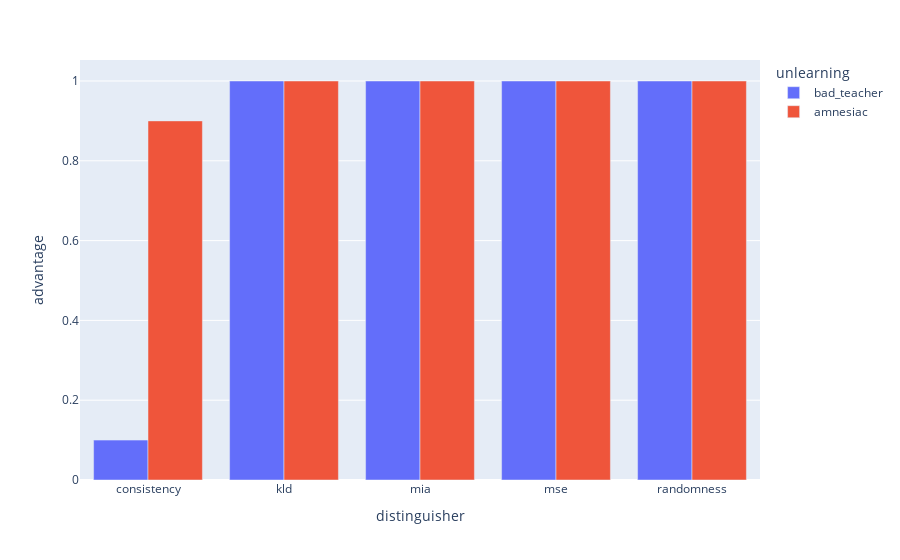

Notebook source saved alongside this figure:
### Code cell
import plotly.express as px
fig = px.bar(graph_df, x="distinguisher", y="advantage", 
                color="unlearning", barmode="group")
fig.show()

### Figure 1 — Plotly figure (JSON) as saved in the notebook; plotly's stock layout.template omitted (floating-point values rounded to 4 significant figures)
{"data": [{"alignmentgroup": "True", "hovertemplate": "unlearning=bad_teacher<br>distinguisher=%{x}<br>advantage=%{y}<extra></extra>", "legendgroup": "bad_teacher", "marker": {"color": "#636efa", "pattern": {"shape": ""}}, "name": "bad_teacher", "offsetgroup": "bad_teacher", "orientation": "v", "showlegend": true, "textposition": "auto", "type": "bar", "x": ["consistency", "kld", "mia", "mse", "randomness"], "xaxis": "x", "y": [0.1, 1, 1, 1, 1], "yaxis": "y"}, {"alignmentgroup": "True", "hovertemplate": "unlearning=amnesiac<br>distinguisher=%{x}<br>advantage=%{y}<extra></extra>", "legendgroup": "amnesiac", "marker": {"color": "#EF553B", "pattern": {"shape": ""}}, "name": "amnesiac", "offsetgroup": "amnesiac", "orientation": "v", "showlegend": true, "textposition": "auto", "type": "bar", "x": ["consistency", "kld", "mia", "mse", "randomness"], "xaxis": "x", "y": [0.9, 1, 1, 1, 1], "yaxis": "y"}], "layout": {"barmode": "group", "legend": {"title": {"text": "unlearning"}, "tracegroupgap": 0}, "margin": {"t": 60}, "xaxis": {"anchor": "y", "domain": [0, 1], "title": {"text": "distinguisher"}}, "yaxis": {"anchor": "x", "domain": [0, 1], "title": {"text": "advantage"}}}}
